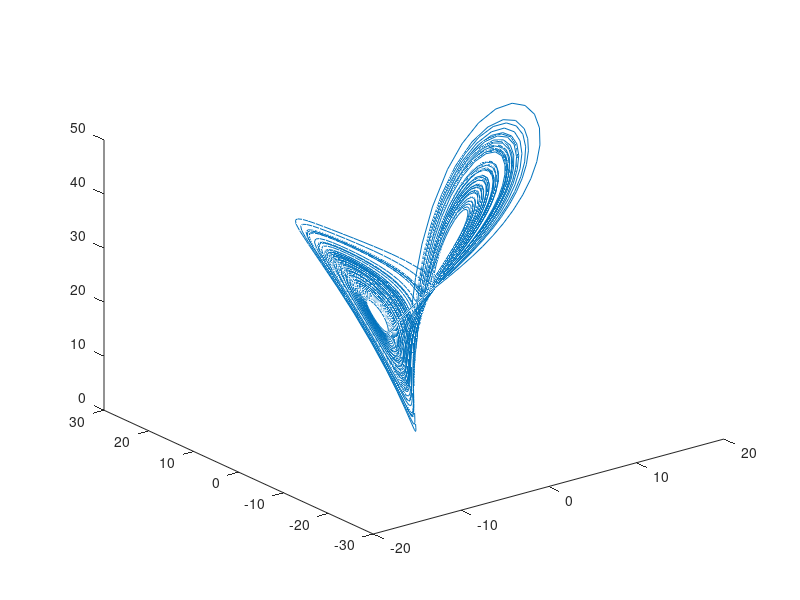

MATLAB code to generate this figure:
p = 10;
r = 8/3;
b = 28;

f = @(t,u) [-p*u(1) + p*u(2);...
    b*u(1) - u(2) - u(1)*u(3);...
    -r*u(3) + u(1)*u(2)];

v0 = [10,20,10];
[tspan,u] = ode45(f,[0 100],v0);

figure
plot3(u(:,1),u(:,2),u(:,3))